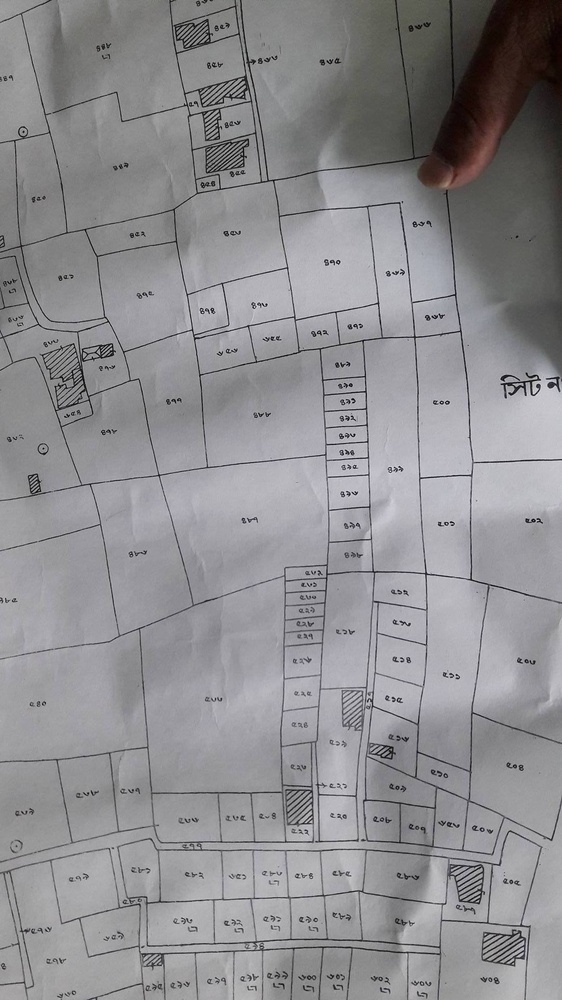
#> input picture Software Development/Maps/1.jpg, 562 x 1000 px, shrunk from 1080 x 1920 before the run, found by its file name
$ python Edges1.py
#> lines starting #> are read from the running program, lines starting #| are printed output that depends on the picture
import numpy as np
import cv2

img = cv2.imread('1.jpg')
#> img is the input picture: shape (1000, 562, 3); mean B, G, R 144.7, 141.9, 142.7
height, width = img.shape[:2]
#> height = 1000; width = 562
# [5 lines of commented-out code are left out]

edges = cv2.Canny(img,100,200)
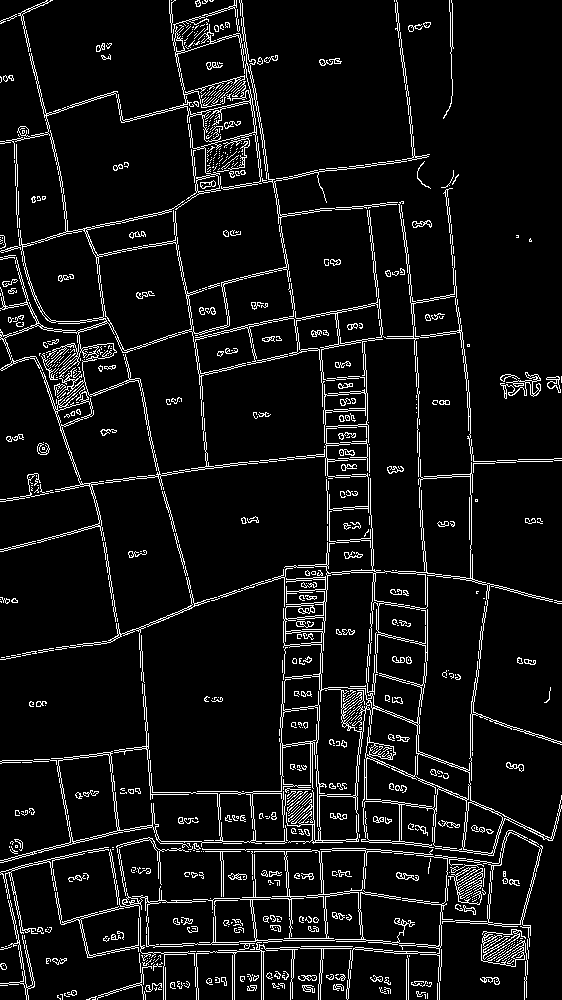
#> edges: shape (1000, 562); 7.3% white in thin lines or dots

cv2.imshow('Edges',edges)
cv2.imwrite('edges.jpg', edges)
cv2.waitKey(0)

$ run again, with Software Development/Maps/2.jpg copied over Software Development/Maps/1.jpg
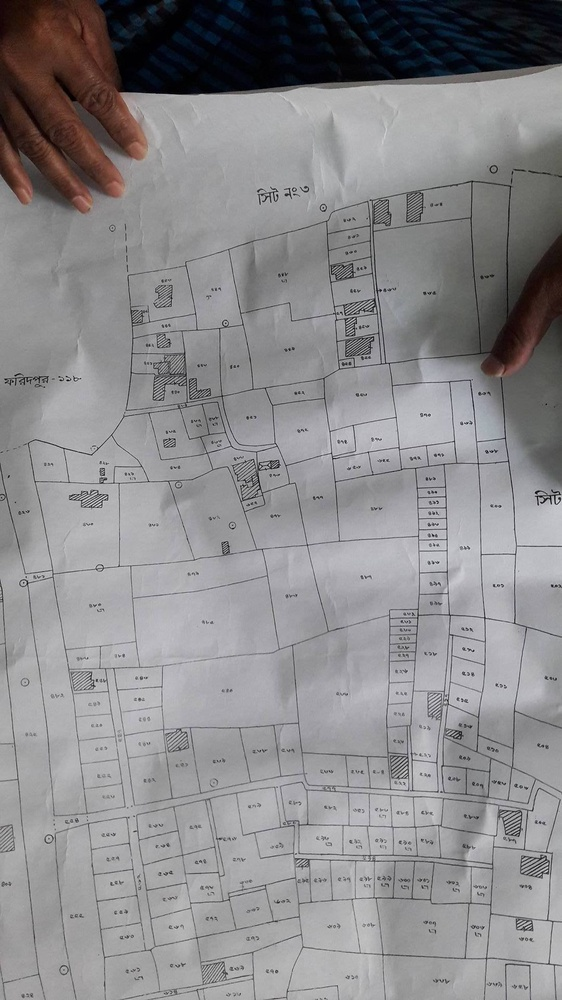
#> input picture Software Development/Maps/2.jpg, 562 x 1000 px, shrunk from 1080 x 1920 before the run, found by its file name
#> img is the input picture: shape (1000, 562, 3); mean B, G, R 140.1, 138.1, 139.5
#> `edges = cv2.Canny(img,100,200)`:
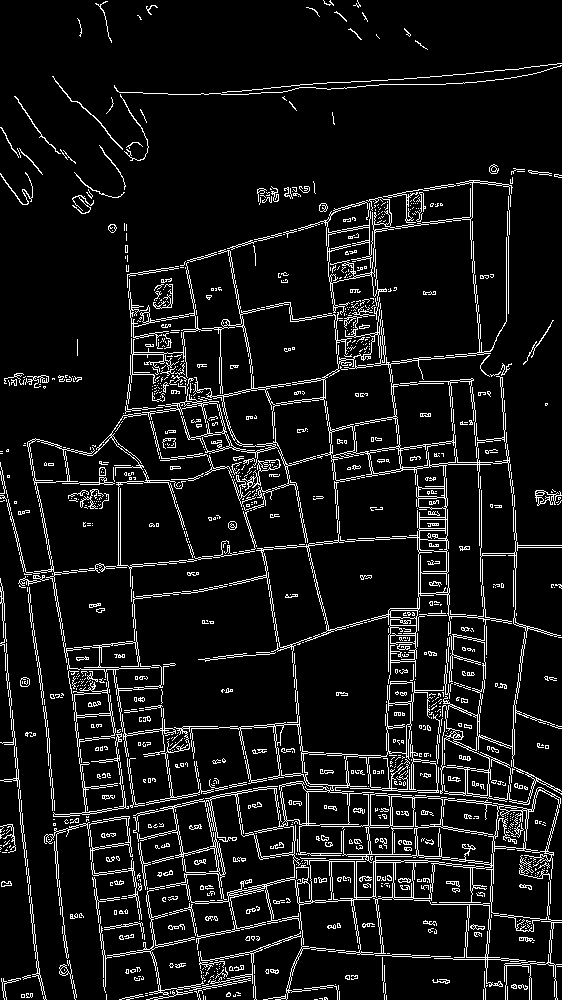
#> edges: shape (1000, 562); 8.3% white in thin lines or dots

$ run again, with Software Development/Maps/3.jpg copied over Software Development/Maps/1.jpg
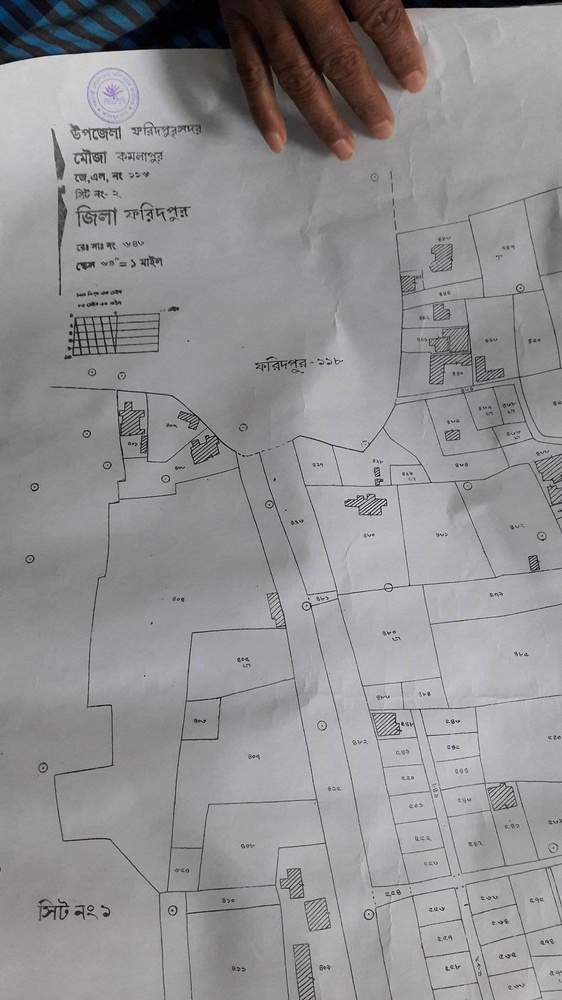
#> input picture Software Development/Maps/3.jpg, 562 x 1000 px, shrunk from 1080 x 1920 before the run, found by its file name
#> img is the input picture: shape (1000, 562, 3); mean B, G, R 145.8, 144.7, 145.8
#> `edges = cv2.Canny(img,100,200)`:
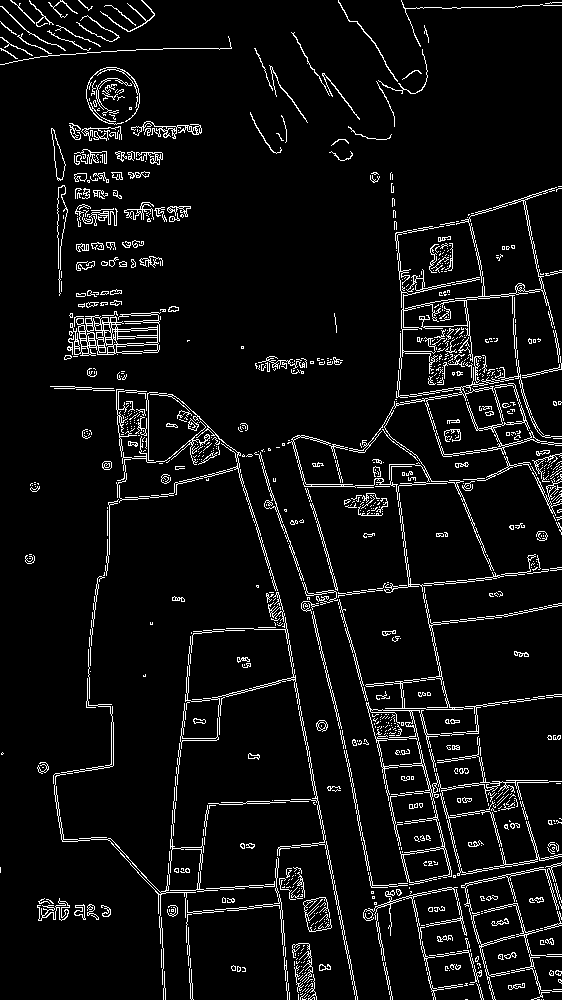
#> edges: shape (1000, 562); 6.1% white in thin lines or dots

$ run again, with Software Development/Maps/a1.jpg copied over Software Development/Maps/1.jpg
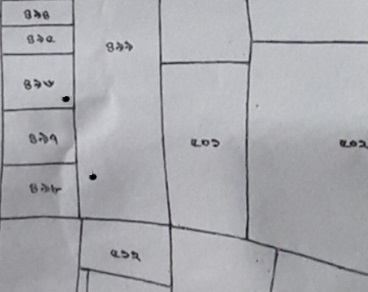
#> input picture Software Development/Maps/a1.jpg, 368 x 292 px, found by its file name
#> img is the input picture: shape (292, 368, 3); mean B, G, R 175.4, 170.6, 170.4
#> `edges = cv2.Canny(img,100,200)`:
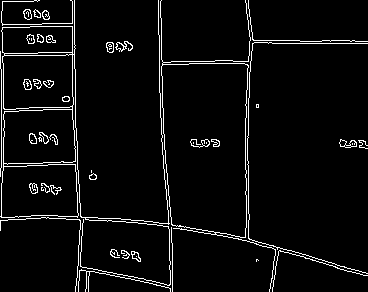
#> edges: shape (292, 368); 4.7% white in thin lines or dots
